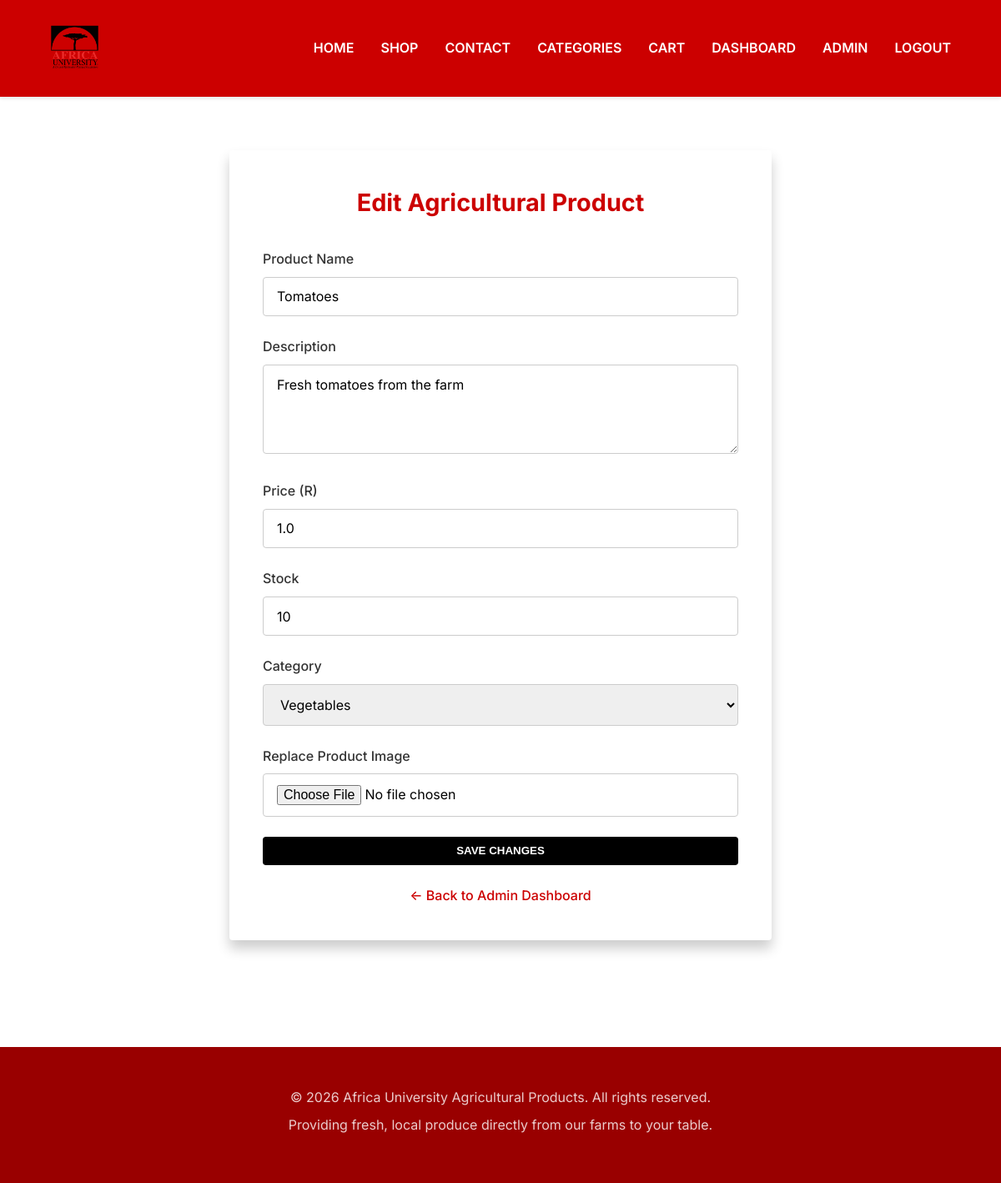
/admin/products/1/edit (signed in), run on an earlier commit of the app's database.
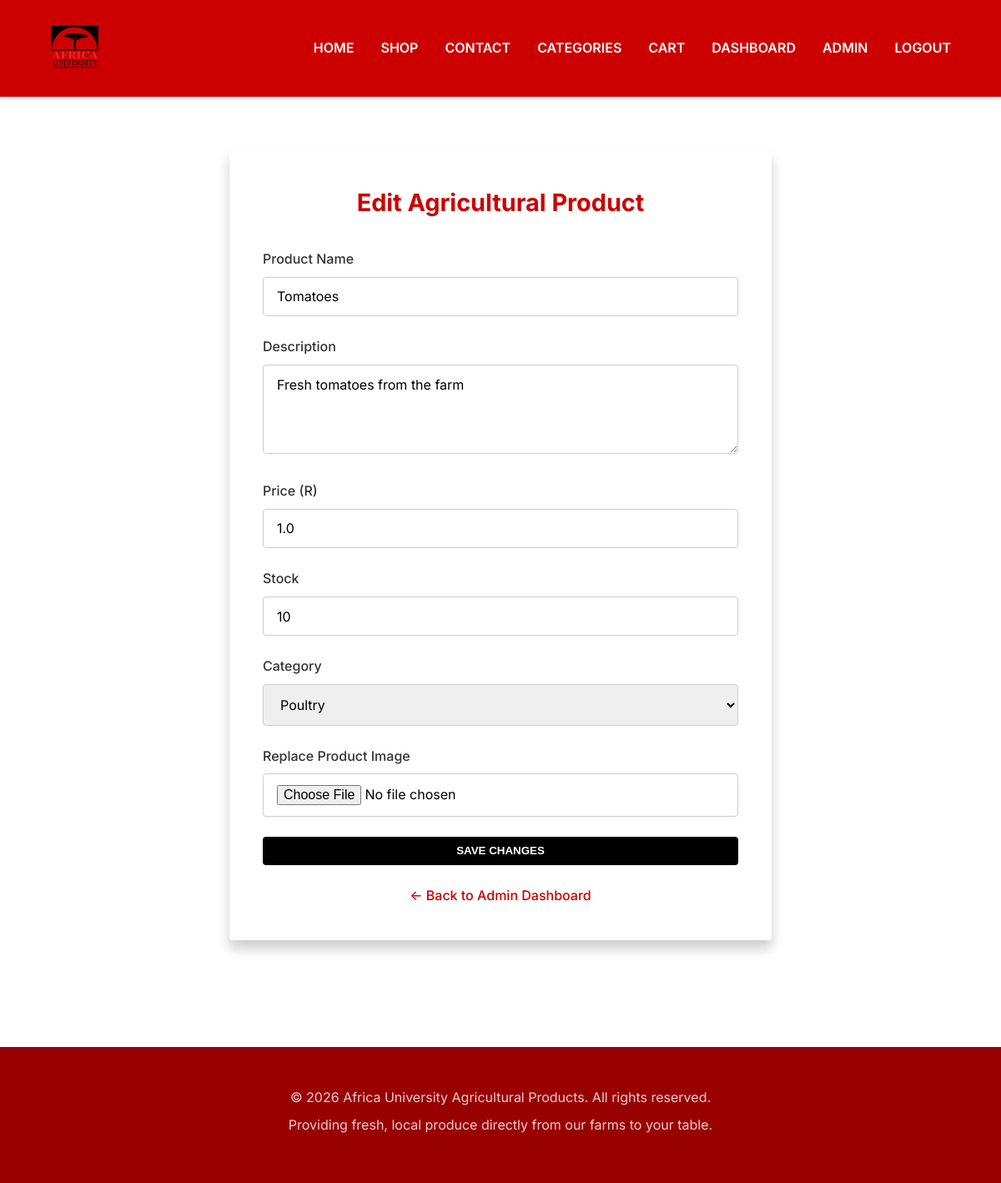
And on a later commit of the database.
### models.py (models this page shows)
class Product(db.Model):
    __tablename__ = "products"
    id = db.Column(db.Integer, primary_key=True)
    name = db.Column(db.String(100), nullable=False)
    price = db.Column(db.Float, nullable=False)
    stock = db.Column(db.Integer, default=0)
    image = db.Column(db.String(255))
    description = db.Column(db.Text)
    category_id = db.Column(
        db.Integer,
        db.ForeignKey("categories.id"),
        nullable=False
    )

class Category(db.Model):
    __tablename__ = "categories"
    id = db.Column(db.Integer, primary_key=True)
    name = db.Column(db.String(100), nullable=False, unique=True)
    products = db.relationship(
        "Product",
        backref="category",
        lazy=True,
    )

### app.py (the view, shortened to what this page needs)
@app.route("/admin/products/<int:product_id>/edit", methods=["GET", "POST"])
@role_required("admin")
def edit_product(product_id):
    product = Product.query.get_or_404(product_id)
    categories = Category.query.all()
    return render_template("admin/edit_product.html", product=product, categories=categories)

### app.py (called while the page is built, shortened)
def role_required(required_role):
    def decorator(view):
        @wraps(view)
        def wrapped_view(*args, **kwargs):
            if g.user is None:
                flash("Please log in to access that page.", "warning")
                return redirect(url_for("login"))
            if g.user.role != required_role:
                abort(403)
            return view(*args, **kwargs)
        return wrapped_view
    return decorator

def get_cart_items():
    cart_entries = session.get("cart", [])
    items = []
    return items

### templates/admin/edit_product.html (shortened to what this page needs)
{% extends "base.html" %}
{% block content %}
<div class="container" style="margin-top: 2rem;">
    <div class="form-container" style="max-width: 650px;">
        <h2 class="form-title">Edit Agricultural Product</h2>
        <form method="POST" enctype="multipart/form-data">
            <div class="form-group">
                <label class="form-label" for="name">Product Name</label>
                <input type="text" id="name" name="name" class="form-control" value="{{ product.name }}" required>
            </div>
            <div class="form-group">
                <label class="form-label" for="description">Description</label>
                <textarea id="description" name="description" class="form-control" rows="4">{{ product.description or '' }}</textarea>
            </div>
            <div class="form-group">
                <label class="form-label" for="price">Price (R)</label>
                <input type="number" id="price" name="price" class="form-control" step="0.01" min="0" value="{{ product.price }}" required>
            </div>
            <div class="form-group">
                <label class="form-label" for="stock">Stock</label>
                <input type="number" id="stock" name="stock" class="form-control" min="0" value="{{ product.stock }}" required>
            </div>
            <div class="form-group">
                <label class="form-label" for="category_id">Category</label>
                <select id="category_id" name="category_id" class="form-control" required>
                    {% for category in categories %}
                    <option value="{{ category.id }}" {% if category.id == product.category_id %}selected{% endif %}>{{ category.name }}</option>
                    {% endfor %}
                </select>
            </div>
            <div class="form-group">
                <label class="form-label" for="image">Replace Product Image</label>
                <input type="file" id="image" name="image" class="form-control" accept="image/*">
            </div>
            <button type="submit" class="btn btn-primary btn-block" style="margin-top: 1rem;">
                Save Changes
            </button>
        </form>
        <div class="form-footer">
            <a href="{{ url_for('admin') }}">← Back to Admin Dashboard</a>
        </div>
    </div>
</div>
{% endblock %}

What changed in the data, as far as the page shows it:
changed through a linked row, Product "Tomatoes": category_id "Vegetables" → "Poultry"
